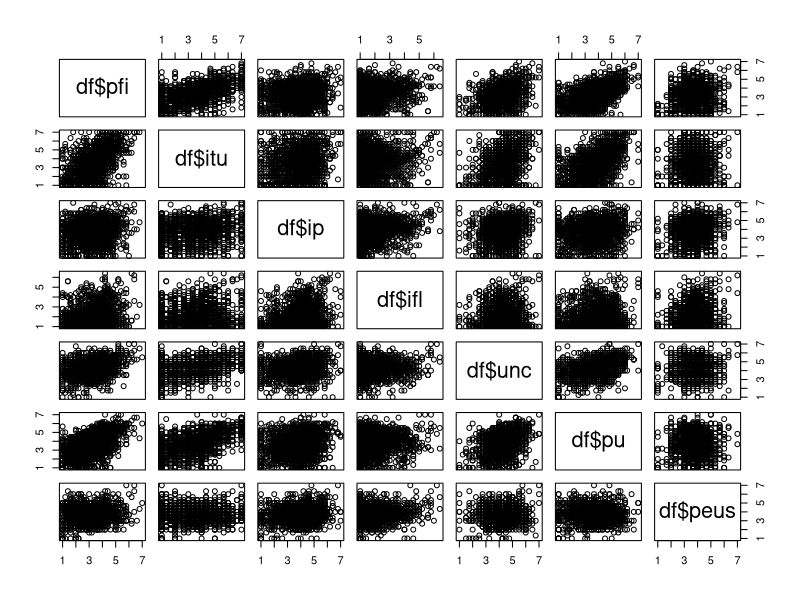
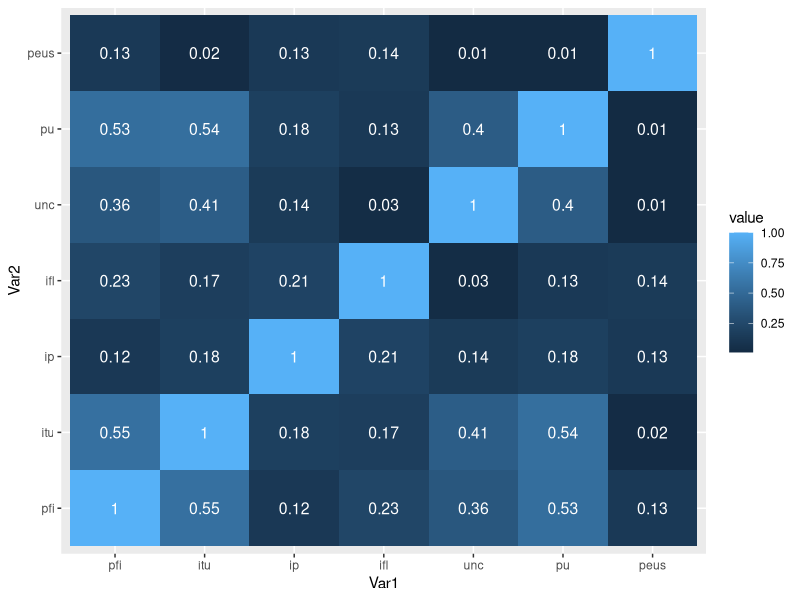
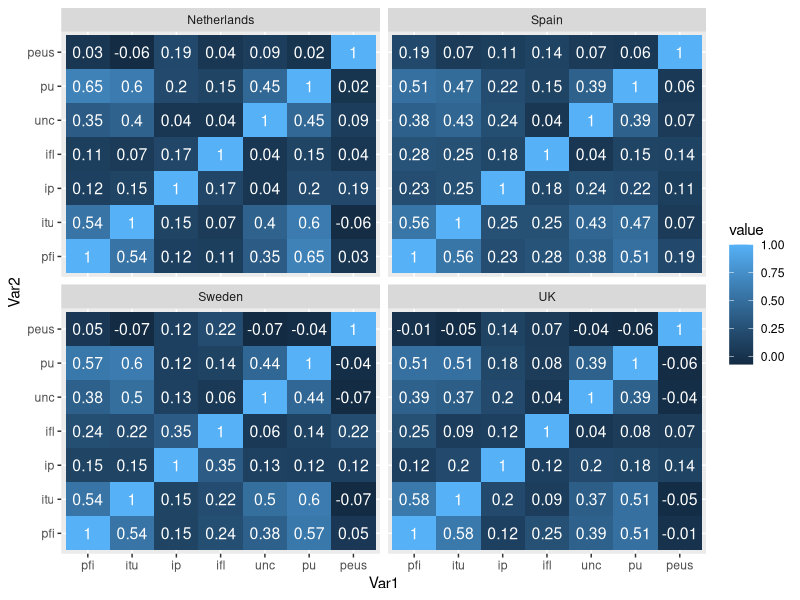

Source code (R) for these figures, in order:
## ---- chunk 1
knitr::opts_chunk$set(echo = TRUE)
## ---- chunk 2
# write your code here
print("test")
df <- read.csv("mobilebanking.csv")
colnames(df)
table(df$country)
## ---- chunk 3
pfi <- c("v3.3", "v3.4", "v3.5", "v3.6", "v3.7")
df$pfi <- rowMeans(df[, pfi])

itu <- c("v5.1", "v5.2", "v5.3")
df$itu <- rowMeans(df[, itu])

ip <- c("v6.1", "v6.2", "v6.3", "v6.4", "v6.5")
df$ip <- rowMeans(df[, ip])
mean(df$ip, na.rm = TRUE)

ifl <- c("v6.6", "v6.7", "v6.8", "v6.9", "v6.10")
df$ifl <- rowMeans(df[, ifl])

unc <- c("v3.11", "v3.12", "v3.13", "v3.14")
df$unc <- rowMeans(df[, unc])

pu <- c("v3.1.1", "v3.1.2", "v3.1.3", "v3.1.4", "v3.1.5", "v3.1.6")
df$pu <- rowMeans(df[, pu])

peus <- c("v3.8", "v3.9", "v3.10")
df$peus <- rowMeans(df[, peus])


## ---- chunk 4
pairs(~ df$pfi + df$itu + df$ip + df$ifl + df$unc + df$pu + df$peus)
## ---- chunk 5
# use = "pairwise.complete.obs"
colnames(df)
columns<- colnames(df)[159:165]
cormat<-cor(df[,columns], use="pairwise.complete.obs")



# then use melt() from the package reshape2
# to create a dataframe, where all correlations are in the last column
library(reshape2)
library(ggplot2)
melted_cormat <- melt(round(cormat,2), na.rm = TRUE)
ggplot(data = melted_cormat, aes(x=Var1, y=Var2, fill=value)) + 
  geom_tile()+
  geom_text(aes(Var2, Var1, label = value), color = "white", size = 4)

## ---- chunk 6
# First create a correlation matrix per country for only the variables you're interested in
colnames(df)
cormat1 <- cor(df[df$country == 1, 159:165], use="pairwise.complete.obs")
melted_cormat1 <- melt(round(cormat1,2), na.rm = TRUE)

cormat2 <- cor(df[df$country == 2, 159:165], use="pairwise.complete.obs")
melted_cormat2 <- melt(round(cormat2,2), na.rm = TRUE)

cormat3 <- cor(df[df$country == 3, 159:165], use="pairwise.complete.obs")
melted_cormat3 <- melt(round(cormat3,2), na.rm = TRUE)

cormat4 <- cor(df[df$country == 4, 159:165], use="pairwise.complete.obs")
melted_cormat4 <- melt(round(cormat4,2), na.rm = TRUE)

# melt the correlation matrix into a dataframe
melted_cormat1 <- cbind(melt(round(cormat1,2), na.rm = TRUE),rep("UK", 49))
melted_cormat2 <- cbind(melt(round(cormat2,2), na.rm = TRUE), rep("Sweden", 49))
melted_cormat3 <- cbind(melt(round(cormat3,2), na.rm = TRUE), rep("Netherlands", 49))
melted_cormat4 <- cbind(melt(round(cormat4,2), na.rm = TRUE), rep("Spain",49))
# create an extra column to the melted correlation matrix indicating the country
# use `cbind` to add this country column to the melted dataframe.


# add the name "Country" to the column so that you can use this as a variable later on
colnames(melted_cormat1)[4] <- "Country"
colnames(melted_cormat2)[4] <- "Country"
colnames(melted_cormat3)[4] <- "Country"
colnames(melted_cormat4)[4] <- "Country"

# use `rbind` to add four melted dataframes of the four countries.
# this means bind by row, hence all the countries will be on top of each other
meltedcormatmain <- rbind(melted_cormat1, melted_cormat2, melted_cormat3, melted_cormat4 )
# with the column country indicating the country


# use ggplot to plot this dataframe with all the countries
ggplot(data = meltedcormatmain, aes(x=Var1, y=Var2, fill=value)) + 
  geom_tile() +
  geom_text(aes(Var2, Var1, label = value), color = "white", size = 4) + facet_wrap(factor(meltedcormatmain$Country))
## ---- chunk 7
print(df)
colnames(df)[1] <-"country"
df$Country
dfz <- na.omit(df[,c("country", "pfi", "itu", "ip", "ifl", "unc", "pu", "peus")] )

set.seed(1234)
trainingRowIndex <- sample(1:nrow(dfz), 0.85*nrow(dfz))
trainingData <- df[trainingRowIndex, ]
testData  <- df[-trainingRowIndex, ]
## ---- chunk 8
library(MASS)
lda1 <- lda(country ~ pfi + itu + ip + ifl+ unc + pu + peus, trainingData)
prd <- predict(lda1, data=trainingData)$class
table(prd)
## ---- chunk 9
lda2 <- lda(country ~ pfi + itu + ip + ifl+ unc + pu + peus, testData)
dfl <- na.omit(testData[,c("country", "pfi", "itu", "ip", "ifl", "unc", "pu", "peus")] )
ldatab<-table(dfl$country,predict(lda2)$class)
ldatab
## ---- chunk 10
qda2 <- qda(country ~ pfi + itu + ip + ifl+ unc + pu + peus, testData)
dfq <- na.omit(testData[,c("country", "pfi", "itu", "ip", "ifl", "unc", "pu", "peus")] )
qdatab<-table(dfq$country,predict(qda2)$class)
qdatab
## ---- chunk 11
# write your code here
shapiro.test(qdatab)
shapiro.test(ldatab)
## ---- chunk 12

